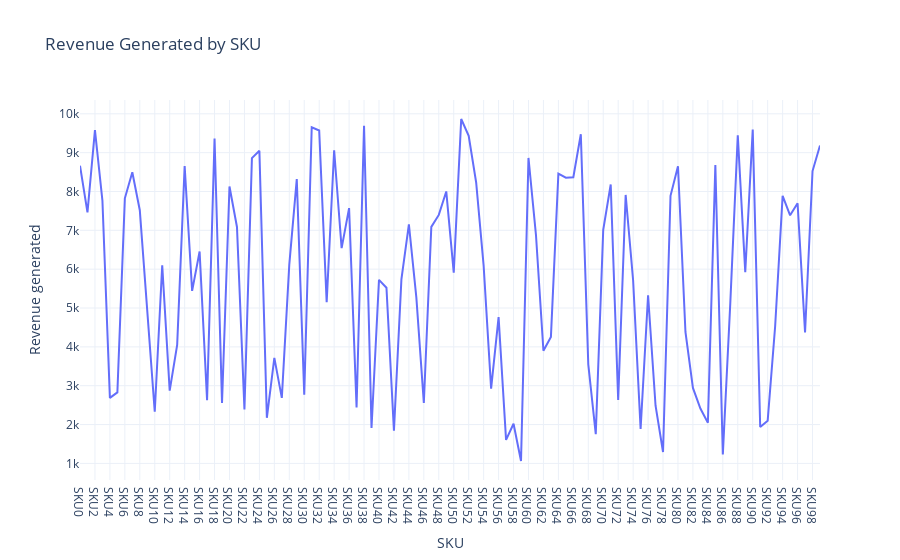

The cell this chart's notebook holds for it:
### Code cell
revenue_chart = px.line(df,x="SKU",
                       y="Revenue generated",
                       title="Revenue Generated by SKU")
revenue_chart.show()

### Figure 1 — Plotly figure (JSON) as saved in the notebook; plotly's stock layout.template omitted (floating-point values rounded to 4 significant figures)
{"data": [{"hovertemplate": "SKU=%{x}<br>Revenue generated=%{y}<extra></extra>", "legendgroup": "", "line": {"color": "#636efa", "dash": "solid"}, "marker": {"symbol": "circle"}, "mode": "lines", "name": "", "orientation": "v", "showlegend": false, "type": "scatter", "x": ["SKU0", "SKU1", "SKU2", "SKU3", "SKU4", "SKU5", "SKU6", "SKU7", "SKU8", "SKU9", "SKU10", "SKU11", "SKU12", "SKU13", "SKU14", "SKU15", "SKU16", "SKU17", "SKU18", "SKU19", "SKU20", "SKU21", "SKU22", "SKU23", "SKU24", "SKU25", "SKU26", "SKU27", "SKU28", "SKU29", "SKU30", "SKU31", "SKU32", "SKU33", "SKU34", "SKU35", "SKU36", "SKU37", "SKU38", "SKU39", "SKU40", "SKU41", "SKU42", "SKU43", "SKU44", "SKU45", "SKU46", "SKU47", "SKU48", "SKU49", "SKU50", "SKU51", "SKU52", "SKU53", "SKU54", "SKU55", "SKU56", "SKU57", "SKU58", "SKU59", "SKU60", "SKU61", "SKU62", "SKU63", "SKU64", "SKU65", "SKU66", "SKU67", "SKU68", "SKU69", "SKU70", "SKU71", "SKU72", "SKU73", "SKU74", "SKU75", "SKU76", "SKU77", "SKU78", "SKU79", "SKU80", "SKU81", "SKU82", "SKU83", "SKU84", "SKU85", "SKU86", "SKU87", "SKU88", "SKU89", "SKU90", "SKU91", "SKU92", "SKU93", "SKU94", "SKU95", "SKU96", "SKU97", "SKU98", "SKU99"], "xaxis": "x", "y": [8662.0, 7461.0, 9578.0, 7767.0, 2687.0, 2828.0, 7823.0, 8496.0, 7517.0, 4971.0, 2331.0, 6100.0, 2874.0, 4053.0, 8654.0, 5442.0, 6454.0, 2629.0, 9365.0, 2553.0, 8128.0, 7087.0, 2391.0, 8858.0, 9049.0, 2175.0, 3716.0, 2686.0, 6117.0, 8319.0, 2766.0, 9655.0, 9572.0, 5150.0, 9062.0, 6541.0, 7573.0, 2438.0, 9692.0, 1912.0, 5725.0, 5521.0, 1840.0, 5737.0, 7152.0, 5268.0, 2557.0, 7089.0, 7397.0, 8002.0, 5911.0, 9866.0, 9436.0, 8232.0, 6088.0, 2926.0, 4767.0, 1606.0, 2021.0, 1062.0, 8864.0, 6886.0, 3900.0, 4257.0, 8459.0, 8355.0, 8368.0, 9474.0, 3550.0, 1752.0, 7015.0, 8180.0, 2633.0, 7911.0, 5710.0, 1889.0, 5328.0, 2484.0, 1292.0, 7889.0, 8652.0, 4384.0, 2943.0, 2412.0, 2048.0, 8685.0, 1230.0, 5134.0, 9445.0, 5925.0, 9593.0, 1935.0, 2100.0, 4531.0, 7888.0, 7386.0, 7698.0, 4371.0, 8526.0, 9185.0], "yaxis": "y"}], "layout": {"legend": {"tracegroupgap": 0}, "title": {"text": "Revenue Generated by SKU"}, "xaxis": {"anchor": "y", "domain": [0, 1], "title": {"text": "SKU"}}, "yaxis": {"anchor": "x", "domain": [0, 1], "title": {"text": "Revenue generated"}}}}
